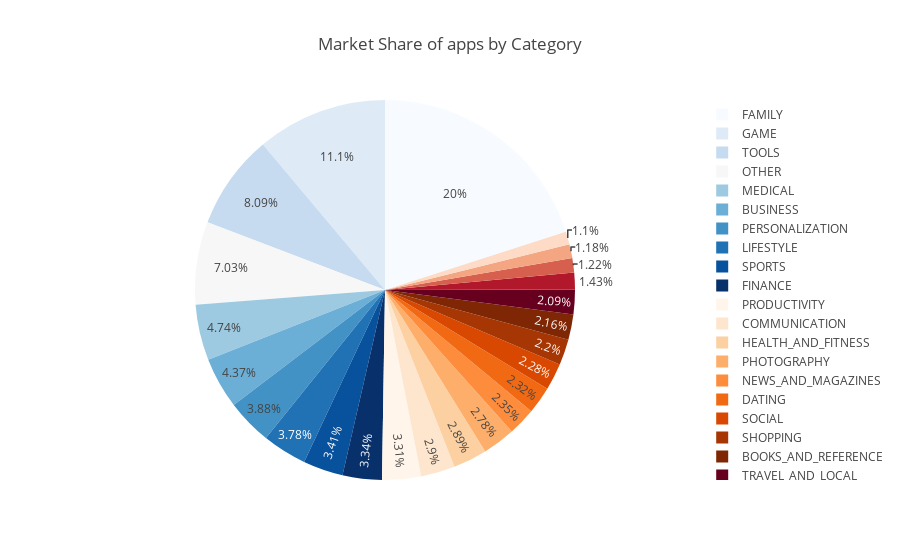

The code cell stored with this chart in its notebook:
### Code cell
import plotly.plotly as py
import plotly.graph_objs as go
import plotly
import colorlover as cl
from IPython.display import HTML

rdbu = cl.scales['11']['div']['RdBu']
blue = cl.scales['11']['div']['PRGn']
bupu = cl.scales['9']['seq']['Oranges']
puor = cl.scales['5']['div']['PuOr']
r = cl.scales['11']['qual']['Set3']
blues = cl.scales['9']['seq']['Blues']
t = cl.scales['11']['div']['RdYlBu'] 
markercl = cl.scales['9']['qual']['Paired']

plotly.offline.init_notebook_mode(connected=True)
plotly.offline.iplot({
    "data": [go.Pie(
        labels = appNum_by_categorys.index,
        values = appNum_by_categorys.values,
        hoverinfo = 'label+value',
        marker=dict(colors = blues + bupu + rdbu)
)],
    "layout": go.Layout(title="Market Share of apps by Category")
})

### Figure 1 — Plotly figure (JSON) as saved in the notebook; plotly's stock layout.template omitted (floating-point values rounded to 4 significant figures)
{"data": [{"hoverinfo": "label+value", "labels": ["FAMILY", "GAME", "TOOLS", "MEDICAL", "BUSINESS", "PERSONALIZATION", "LIFESTYLE", "SPORTS", "FINANCE", "PRODUCTIVITY", "COMMUNICATION", "HEALTH_AND_FITNESS", "PHOTOGRAPHY", "NEWS_AND_MAGAZINES", "DATING", "SOCIAL", "SHOPPING", "BOOKS_AND_REFERENCE", "TRAVEL_AND_LOCAL", "VIDEO_PLAYERS", "EDUCATION", "MAPS_AND_NAVIGATION", "FOOD_AND_DRINK", "OTHER"], "marker": {"colors": ["rgb(247,251,255)", "rgb(222,235,247)", "rgb(198,219,239)", "rgb(158,202,225)", "rgb(107,174,214)", "rgb(66,146,198)", "rgb(33,113,181)", "rgb(8,81,156)", "rgb(8,48,107)", "rgb(255,245,235)", "rgb(254,230,206)", "rgb(253,208,162)", "rgb(253,174,107)", "rgb(253,141,60)", "rgb(241,105,19)", "rgb(217,72,1)", "rgb(166,54,3)", "rgb(127,39,4)", "rgb(103,0,31)", "rgb(178,24,43)", "rgb(214,96,77)", "rgb(244,165,130)", "rgb(253,219,199)", "rgb(247,247,247)", "rgb(209,229,240)", "rgb(146,197,222)", "rgb(67,147,195)", "rgb(33,102,172)", "rgb(5,48,97)"]}, "type": "pie", "uid": "67247f76-6d82-4327-a8f3-8532f7ec6893", "values": [1830, 1015, 739, 433, 399, 354, 345, 311, 305, 302, 265, 264, 254, 215, 212, 208, 201, 197, 191, 131, 111, 108, 100, 642]}], "layout": {"title": "Market Share of apps by Category"}}
